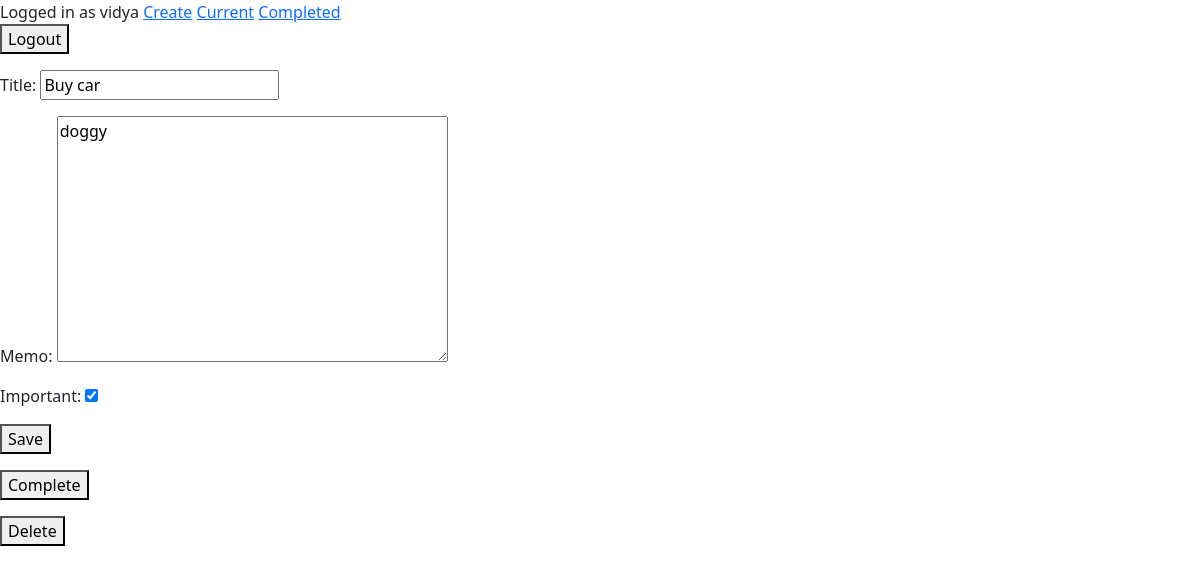
Page /todo/2 (signed in) on the committed database.
### todo/models.py (models this page shows, shortened)
class Todo(models.Model):
    title=models.CharField(max_length=100)
    memo=models.TextField(blank=True)
    created=models.DateTimeField(auto_now_add=True)
    datecompleted=models.DateTimeField(null=True,blank=True)
    important=models.BooleanField(default=False)
    user=models.ForeignKey(User,on_delete=models.CASCADE)

### todo/views.py (the view)
# urls.py: path('todo/<int:todo_pk>', views.viewtodo, name='viewtodo'),
@login_required
def viewtodo(request,todo_pk):
    todo=get_object_or_404(Todo,pk=todo_pk,user=request.user)
    if request.method=='GET':
        form=TodoForm(instance=todo)
        return render(request,'todo/viewtodo.html',{'todo':todo,'form':form})
    else:
        form=TodoForm(request.POST,instance=todo)
        form.save()
        return redirect('currenttodos')

### todo/forms.py
class TodoForm(ModelForm):
    class Meta:
        model=Todo
        fields=['title','memo','important']

### todo/templates/todo/viewtodo.html (shortened to what this page needs)
{% extends 'todo/base.html' %}
{% block content%}
    <form method='POST'>
        {{ form.as_p }}
        <button type="Submit"> Save </button>
    </form>
    <form method='POST' action="{% url 'completetodo' todo.id %}">
        <button type="Submit"> Complete </button>
    </form>
    <form method='POST' action="{% url 'deletetodo' todo.id %}">
        <button type="Submit"> Delete </button>
    </form>
{% endblock %}

### todo/templates/todo/base.html (shortened to what this page needs)
<link href="https://cdn.jsdelivr.net/npm/bootstrap@5.0.0/dist/css/bootstrap.min.css" rel="stylesheet">
{% if user.is_authenticated %}
Logged in as {{ user.username }}
<a href="{% url 'createtodo' %}"> Create</a>
<a href="{% url 'currenttodos' %}"> Current</a>
<a href="{% url 'completedtodos' %}"> Completed</a>
<form action="{% url 'logoutuser' %}" method='POST'>
<button type="submit"> Logout </button>
</form>
{%else %}
<a href="{% url 'signupuser' %}"> Sign up</a>
<a href="{% url 'loginuser' %}"> Login</a>
{%endif %}
{% block content %}
{% endblock %}

### rows in the picture
Todo: title "Buy car", memo "doggy", important "☑"

### other values in the picture
{{ user.username }} "vidya"
